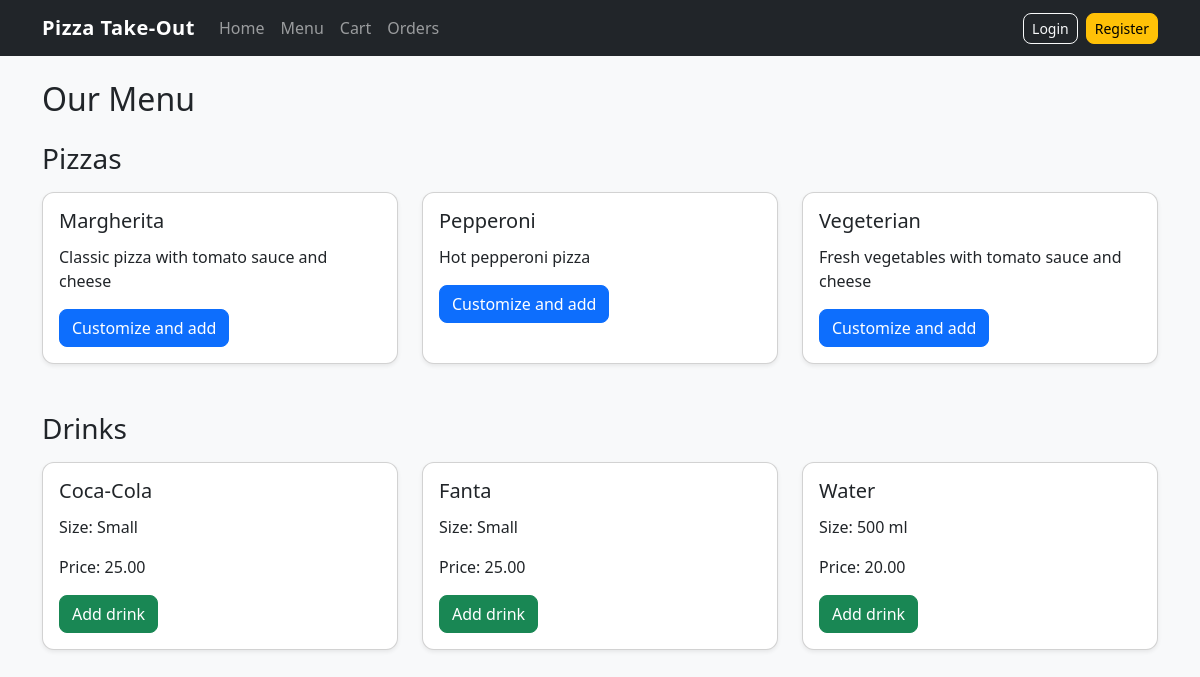
The app's page /menu/ with its own data.
### menu/models.py (models this page shows, shortened)
class Pizza(models.Model):
    name = models.CharField(max_length=100, unique=True)
    description = models.TextField(blank=True)
    image_url = models.URLField(blank=True)
    available = models.BooleanField(default=True)
    allowed_toppings = models.ManyToManyField(Topping, blank=True, related_name="pizzas")

class Drink(models.Model):
    name = models.CharField(max_length=100)
    size = models.CharField(max_length=50)
    price = models.DecimalField(max_digits=6, decimal_places=2)
    image_url = models.URLField(blank=True)
    available = models.BooleanField(default=True)

### menu/views.py (the view)
# urls.py: path("menu/", views.menu_list, name="menu_list"),
def menu_list(request):
    pizzas = Pizza.objects.filter(available=True)
    drinks = Drink.objects.filter(available=True)
    context = {
        "pizzas": pizzas,
        "drinks": drinks,
    }
    return render(request, "menu/menu_list.html", context)

### menu/templates/menu/menu_list.html (shortened to what this page needs)
{% extends "base.html" %}
{% block content %}
    <h2 class="mb-4">Our Menu</h2>
    <h3 class="mb-3">Pizzas</h3>
    <div class="row">
        {% for pizza in pizzas %}
            <div class="col-md-6 col-lg-4 mb-4">
                <div class="card h-100 shadow-sm">
                    <div class="card-body">
                        <h5 class="card-title">{{ pizza.name }}</h5>
                        <p class="card-text">{{ pizza.description }}</p>
                        <a href="{% url 'menu:pizza_detail' pizza.id %}" class="btn btn-primary">Customize and add</a>
                    </div>
                </div>
            </div>
        {% empty %}
            <p>No pizzas are available right now.</p>
        {% endfor %}
    </div>
    <h3 class="mb-3 mt-4">Drinks</h3>
    <div class="row">
        {% for drink in drinks %}
            <div class="col-md-6 col-lg-4 mb-4">
                <div class="card h-100 shadow-sm">
                    <div class="card-body">
                        <h5 class="card-title">{{ drink.name }}</h5>
                        <p class="card-text">Size: {{ drink.size }}</p>
                        <p class="card-text">Price: {{ drink.price }}</p>
                        <form method="post" action="{% url 'menu:add_drink_to_cart' drink.id %}">
                            <button type="submit" class="btn btn-success">Add drink</button>
                        </form>
                    </div>
                </div>
            </div>
        {% empty %}
            <p>No drinks are available right now.</p>
        {% endfor %}
    </div>
{% endblock %}

### static/css/style.css (style rules this page uses)
body { min-height: 100vh; }
.card { border-radius: 12px; }
.btn { border-radius: 8px; }
h1, h2, h3, h4, h5 { color: #212529; }
.card-title { margin-bottom: 0.75rem; }

### records on screen
Pizza: name "Margherita", description "Classic pizza with tomato sauce and cheese"
Pizza: name "Pepperoni", description "Hot pepperoni pizza"
Pizza: name "Vegeterian", description "Fresh vegetables with tomato sauce and cheese"
Drink: name "Coca-Cola", size "Small", price "25.00"
Drink: name "Fanta", size "Small", price "25.00"
Drink: name "Water", size "500 ml", price "20.00"
